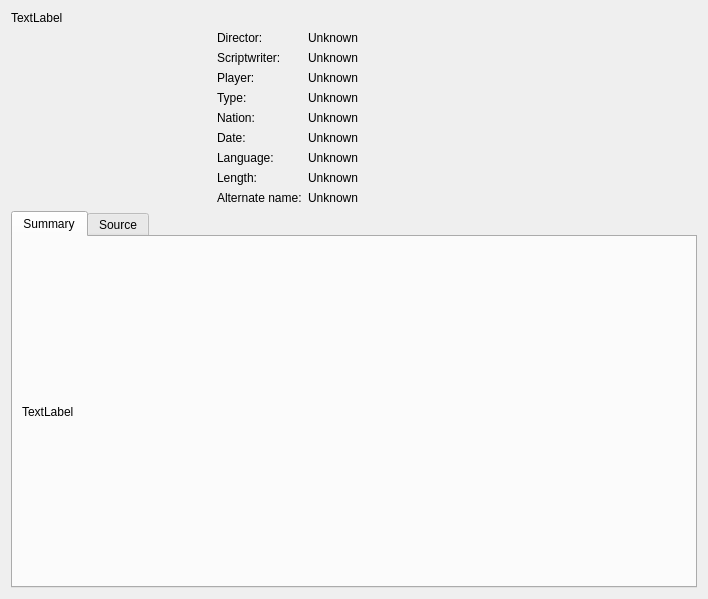
<?xml version="1.0" encoding="UTF-8"?>
<ui version="4.0">
 <class>DetailView</class>
 <widget class="QWidget" name="DetailView">
  <property name="geometry">
   <rect>
    <x>0</x>
    <y>0</y>
    <width>708</width>
    <height>599</height>
   </rect>
  </property>
  <property name="windowTitle">
   <string>Form</string>
  </property>
  <layout class="QGridLayout" name="gridLayout">
   <item row="1" column="1">
    <layout class="QFormLayout" name="formLayout">
     <item row="0" column="0">
      <widget class="QLabel" name="label">
       <property name="text">
        <string>Director:</string>
       </property>
      </widget>
     </item>
     <item row="0" column="1">
      <widget class="QLabel" name="directorLabel">
       <property name="text">
        <string>Unknown</string>
       </property>
      </widget>
     </item>
     <item row="1" column="0">
      <widget class="QLabel" name="label_2">
       <property name="text">
        <string>Scriptwriter:</string>
       </property>
      </widget>
     </item>
     <item row="1" column="1">
      <widget class="QLabel" name="scriptwriterLabel">
       <property name="text">
        <string>Unknown</string>
       </property>
      </widget>
     </item>
     <item row="2" column="0">
      <widget class="QLabel" name="label_3">
       <property name="text">
        <string>Player:</string>
       </property>
      </widget>
     </item>
     <item row="2" column="1">
      <widget class="QLabel" name="playerLabel">
       <property name="text">
        <string>Unknown</string>
       </property>
      </widget>
     </item>
     <item row="3" column="0">
      <widget class="QLabel" name="label_4">
       <property name="text">
        <string>Type:</string>
       </property>
      </widget>
     </item>
     <item row="3" column="1">
      <widget class="QLabel" name="typeLabel">
       <property name="text">
        <string>Unknown</string>
       </property>
      </widget>
     </item>
     <item row="4" column="1">
      <widget class="QLabel" name="nationLabel">
       <property name="text">
        <string>Unknown</string>
       </property>
      </widget>
     </item>
     <item row="5" column="0">
      <widget class="QLabel" name="label_6">
       <property name="text">
        <string>Date:</string>
       </property>
      </widget>
     </item>
     <item row="5" column="1">
      <widget class="QLabel" name="dateLabel">
       <property name="text">
        <string>Unknown</string>
       </property>
      </widget>
     </item>
     <item row="6" column="0">
      <widget class="QLabel" name="label_7">
       <property name="text">
        <string>Language:</string>
       </property>
      </widget>
     </item>
     <item row="6" column="1">
      <widget class="QLabel" name="langLabel">
       <property name="text">
        <string>Unknown</string>
       </property>
      </widget>
     </item>
     <item row="7" column="0">
      <widget class="QLabel" name="label_8">
       <property name="text">
        <string>Length:</string>
       </property>
      </widget>
     </item>
     <item row="7" column="1">
      <widget class="QLabel" name="lengthLabel">
       <property name="text">
        <string>Unknown</string>
       </property>
      </widget>
     </item>
     <item row="8" column="0">
      <widget class="QLabel" name="label_9">
       <property name="text">
        <string>Alternate name:</string>
       </property>
      </widget>
     </item>
     <item row="8" column="1">
      <widget class="QLabel" name="alternameLabel">
       <property name="text">
        <string>Unknown</string>
       </property>
      </widget>
     </item>
     <item row="4" column="0">
      <widget class="QLabel" name="label_5">
       <property name="text">
        <string>Nation:</string>
       </property>
      </widget>
     </item>
    </layout>
   </item>
   <item row="1" column="0">
    <widget class="QLabel" name="picLabel">
     <property name="maximumSize">
      <size>
       <width>200</width>
       <height>16777215</height>
      </size>
     </property>
    </widget>
   </item>
   <item row="0" column="0" colspan="2">
    <widget class="QLabel" name="nameLabel">
     <property name="maximumSize">
      <size>
       <width>16777215</width>
       <height>50</height>
      </size>
     </property>
     <property name="text">
      <string>TextLabel</string>
     </property>
    </widget>
   </item>
   <item row="2" column="0" colspan="2">
    <widget class="QTabWidget" name="tabWidget">
     <property name="currentIndex">
      <number>0</number>
     </property>
     <widget class="QWidget" name="tab_5">
      <attribute name="title">
       <string>Summary</string>
      </attribute>
      <layout class="QHBoxLayout" name="horizontalLayout">
       <item>
        <widget class="QLabel" name="summaryLabel">
         <property name="text">
          <string>TextLabel</string>
         </property>
         <property name="wordWrap">
          <bool>true</bool>
         </property>
        </widget>
       </item>
      </layout>
     </widget>
     <widget class="QWidget" name="tab_6">
      <attribute name="title">
       <string>Source</string>
      </attribute>
      <layout class="QGridLayout" name="gridLayout_2">
       <item row="0" column="0" colspan="3">
        <widget class="QListWidget" name="sourceListWidget"/>
       </item>
       <item row="1" column="0">
        <spacer name="horizontalSpacer">
         <property name="orientation">
          <enum>Qt::Horizontal</enum>
         </property>
         <property name="sizeHint" stdset="0">
          <size>
           <width>483</width>
           <height>20</height>
          </size>
         </property>
        </spacer>
       </item>
       <item row="1" column="1">
        <widget class="QPushButton" name="playPushButton">
         <property name="text">
          <string>Play</string>
         </property>
        </widget>
       </item>
       <item row="1" column="2">
        <widget class="QPushButton" name="downloadPushButton">
         <property name="text">
          <string>Download</string>
         </property>
        </widget>
       </item>
      </layout>
     </widget>
    </widget>
   </item>
  </layout>
 </widget>
 <resources/>
 <connections/>
</ui>
